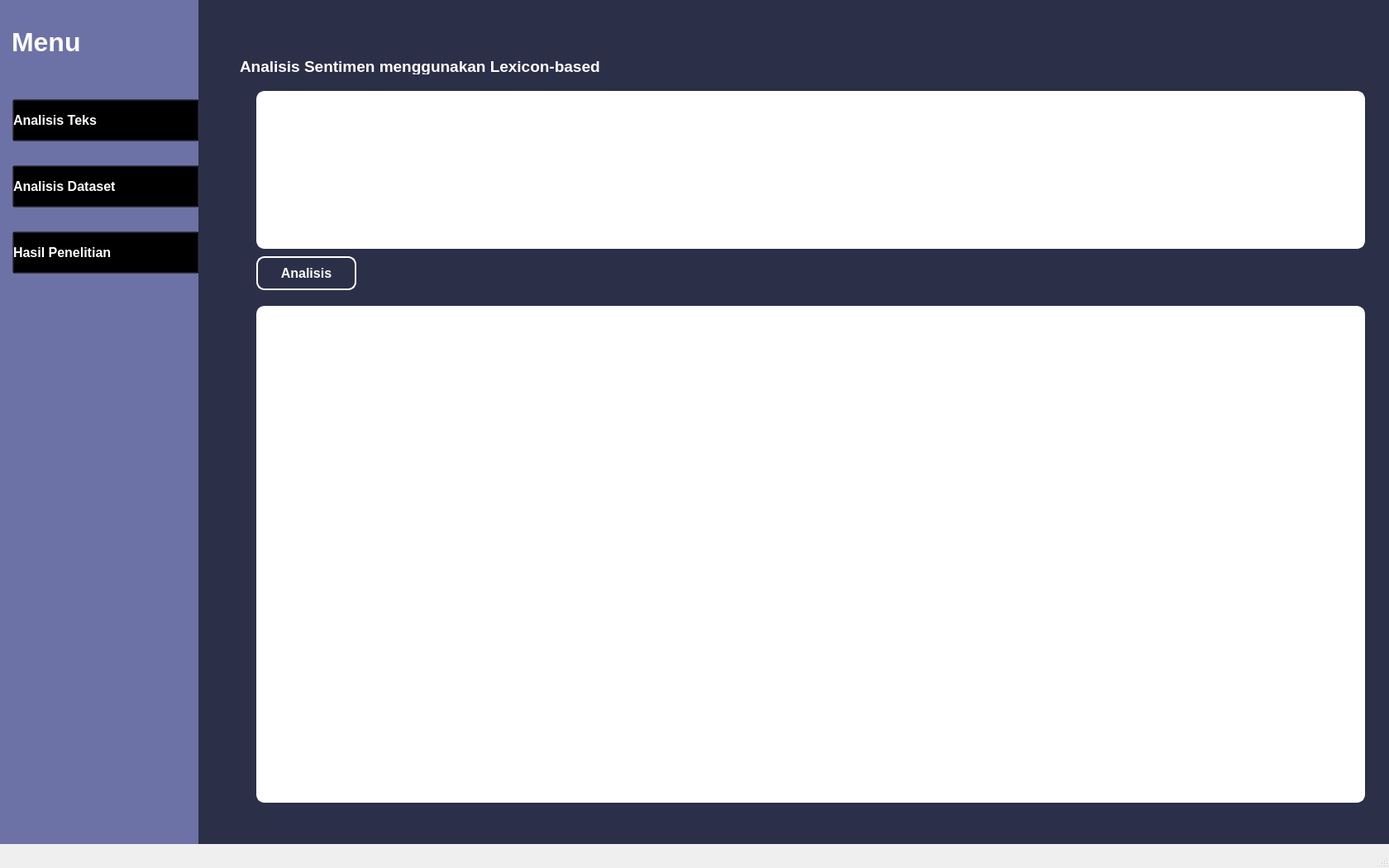
<?xml version="1.0" encoding="UTF-8"?>
<ui version="4.0">
 <class>MainWindow</class>
 <widget class="QMainWindow" name="MainWindow">
  <property name="geometry">
   <rect>
    <x>0</x>
    <y>0</y>
    <width>1680</width>
    <height>1050</height>
   </rect>
  </property>
  <property name="windowTitle">
   <string>MainWindow</string>
  </property>
  <widget class="QWidget" name="centralwidget">
   <widget class="QWidget" name="widget" native="true">
    <property name="geometry">
     <rect>
      <x>0</x>
      <y>0</y>
      <width>241</width>
      <height>1021</height>
     </rect>
    </property>
    <property name="styleSheet">
     <string notr="true">background-color: #6c72a5;</string>
    </property>
    <widget class="QLabel" name="label">
     <property name="geometry">
      <rect>
       <x>0</x>
       <y>30</y>
       <width>241</width>
       <height>41</height>
      </rect>
     </property>
     <property name="font">
      <font>
       <pointsize>24</pointsize>
       <weight>75</weight>
       <bold>true</bold>
      </font>
     </property>
     <property name="styleSheet">
      <string notr="true">color: #ffffff;
margin-left: 5px</string>
     </property>
     <property name="text">
      <string>Menu</string>
     </property>
    </widget>
    <widget class="QPushButton" name="pageTeks">
     <property name="geometry">
      <rect>
       <x>0</x>
       <y>120</y>
       <width>241</width>
       <height>51</height>
      </rect>
     </property>
     <property name="font">
      <font>
       <pointsize>12</pointsize>
       <weight>75</weight>
       <bold>true</bold>
      </font>
     </property>
     <property name="styleSheet">
      <string notr="true">QPushButton {
    background-color: transparent;
    color: #ffffff; /* Atur warna teks */
	text-align: left;
	margin-left: 15px;
}

QPushButton:hover {
    background-color: rgba(255, 255, 255, 0.2); /* Ubah opacity saat tombol dihover */
}

QPushButton:pressed {
    background-color: rgba(255, 255, 255, 0.5); /* Ubah opacity saat tombol ditekan */
}</string>
     </property>
     <property name="text">
      <string>Analisis Teks</string>
     </property>
    </widget>
    <widget class="QPushButton" name="pageData">
     <property name="geometry">
      <rect>
       <x>0</x>
       <y>200</y>
       <width>241</width>
       <height>51</height>
      </rect>
     </property>
     <property name="font">
      <font>
       <pointsize>12</pointsize>
       <weight>75</weight>
       <bold>true</bold>
      </font>
     </property>
     <property name="styleSheet">
      <string notr="true">QPushButton {
    background-color: transparent;
    color: #ffffff; /* Atur warna teks */
	text-align: left;
	margin-left: 15px;
}

QPushButton:hover {
    background-color: rgba(255, 255, 255, 0.2); /* Ubah opacity saat tombol dihover */
}

QPushButton:pressed {
    background-color: rgba(255, 255, 255, 0.5); /* Ubah opacity saat tombol ditekan */
}
</string>
     </property>
     <property name="text">
      <string>Analisis Dataset</string>
     </property>
    </widget>
    <widget class="QLabel" name="icon_menu">
     <property name="geometry">
      <rect>
       <x>180</x>
       <y>30</y>
       <width>61</width>
       <height>51</height>
      </rect>
     </property>
     <property name="text">
      <string/>
     </property>
     <property name="pixmap">
      <pixmap>icon/menu.png</pixmap>
     </property>
     <property name="scaledContents">
      <bool>true</bool>
     </property>
    </widget>
    <widget class="QLabel" name="icon_teks">
     <property name="geometry">
      <rect>
       <x>180</x>
       <y>120</y>
       <width>51</width>
       <height>41</height>
      </rect>
     </property>
     <property name="font">
      <font>
       <pointsize>28</pointsize>
      </font>
     </property>
     <property name="styleSheet">
      <string notr="true">color: #ffffff;
</string>
     </property>
     <property name="text">
      <string>&lt;&gt;</string>
     </property>
     <property name="scaledContents">
      <bool>true</bool>
     </property>
    </widget>
    <widget class="QLabel" name="icon_data">
     <property name="geometry">
      <rect>
       <x>180</x>
       <y>200</y>
       <width>51</width>
       <height>41</height>
      </rect>
     </property>
     <property name="text">
      <string/>
     </property>
     <property name="pixmap">
      <pixmap>icon/data.png</pixmap>
     </property>
     <property name="scaledContents">
      <bool>true</bool>
     </property>
    </widget>
    <widget class="QPushButton" name="pagePenelitian">
     <property name="geometry">
      <rect>
       <x>0</x>
       <y>280</y>
       <width>241</width>
       <height>51</height>
      </rect>
     </property>
     <property name="font">
      <font>
       <pointsize>12</pointsize>
       <weight>75</weight>
       <bold>true</bold>
      </font>
     </property>
     <property name="styleSheet">
      <string notr="true">QPushButton {
    background-color: transparent;
    color: #ffffff; /* Atur warna teks */
	text-align: left;
	margin-left: 15px;
}

QPushButton:hover {
    background-color: rgba(255, 255, 255, 0.2); /* Ubah opacity saat tombol dihover */
}

QPushButton:pressed {
    background-color: rgba(255, 255, 255, 0.5); /* Ubah opacity saat tombol ditekan */
}
</string>
     </property>
     <property name="text">
      <string>Hasil Penelitian</string>
     </property>
     <property name="checkable">
      <bool>false</bool>
     </property>
     <property name="autoRepeat">
      <bool>false</bool>
     </property>
     <property name="autoExclusive">
      <bool>false</bool>
     </property>
    </widget>
    <widget class="QLabel" name="label_2">
     <property name="geometry">
      <rect>
       <x>180</x>
       <y>290</y>
       <width>51</width>
       <height>41</height>
      </rect>
     </property>
     <property name="text">
      <string/>
     </property>
     <property name="pixmap">
      <pixmap>icon/research.png</pixmap>
     </property>
     <property name="scaledContents">
      <bool>true</bool>
     </property>
    </widget>
    <zorder>label</zorder>
    <zorder>icon_menu</zorder>
    <zorder>icon_teks</zorder>
    <zorder>icon_data</zorder>
    <zorder>label_2</zorder>
    <zorder>pageTeks</zorder>
    <zorder>pageData</zorder>
    <zorder>pagePenelitian</zorder>
   </widget>
   <widget class="QWidget" name="widget_2" native="true">
    <property name="geometry">
     <rect>
      <x>240</x>
      <y>0</y>
      <width>1441</width>
      <height>1021</height>
     </rect>
    </property>
    <property name="styleSheet">
     <string notr="true">background-color: #2C2F48;
</string>
    </property>
    <widget class="QStackedWidget" name="Stacked1">
     <property name="geometry">
      <rect>
       <x>30</x>
       <y>60</y>
       <width>1401</width>
       <height>921</height>
      </rect>
     </property>
     <widget class="QWidget" name="page">
      <widget class="QLabel" name="title">
       <property name="geometry">
        <rect>
         <x>20</x>
         <y>10</y>
         <width>471</width>
         <height>20</height>
        </rect>
       </property>
       <property name="font">
        <font>
         <pointsize>14</pointsize>
         <weight>75</weight>
         <bold>true</bold>
        </font>
       </property>
       <property name="styleSheet">
        <string notr="true">color: #ffffff;
</string>
       </property>
       <property name="text">
        <string>Analisis Sentimen menggunakan Lexicon-based</string>
       </property>
      </widget>
      <widget class="QLabel" name="hasil_analisis">
       <property name="geometry">
        <rect>
         <x>40</x>
         <y>310</y>
         <width>1341</width>
         <height>261</height>
        </rect>
       </property>
       <property name="font">
        <font>
         <pointsize>12</pointsize>
        </font>
       </property>
       <property name="styleSheet">
        <string notr="true"> background-color: #ffffff; /* Atur latar belakang menjadi putih */
 border: 1px solid #ffffff; /* Atur border dengan tebal 2px dan warna putih */
 border-radius: 10px; /* Atur radius border sesuai kebutuhan */
 color: #000000; /* Atur warna teks */</string>
       </property>
       <property name="text">
        <string/>
       </property>
       <property name="scaledContents">
        <bool>false</bool>
       </property>
       <property name="alignment">
        <set>Qt::AlignLeading|Qt::AlignLeft|Qt::AlignTop</set>
       </property>
       <property name="wordWrap">
        <bool>true</bool>
       </property>
      </widget>
      <widget class="QPushButton" name="btn_hasil">
       <property name="geometry">
        <rect>
         <x>40</x>
         <y>250</y>
         <width>121</width>
         <height>41</height>
        </rect>
       </property>
       <property name="font">
        <font>
         <pointsize>12</pointsize>
         <weight>75</weight>
         <bold>true</bold>
        </font>
       </property>
       <property name="styleSheet">
        <string notr="true">QPushButton {
    background-color: transparent;
    border: 2px solid #ffffff; /* Atur tebal border sesuai kebutuhan */
    border-radius: 10px; /* Atur radius border sesuai kebutuhan */
    color: #ffffff; /* Atur warna teks */
}

QPushButton:hover {
    background-color: rgba(255, 255, 255, 0.2); /* Ubah opacity saat tombol dihover */
}

QPushButton:pressed {
    background-color: rgba(255, 255, 255, 0.5); /* Ubah opacity saat tombol ditekan */
}</string>
       </property>
       <property name="text">
        <string>Analisis</string>
       </property>
      </widget>
      <widget class="QTextEdit" name="inputText">
       <property name="geometry">
        <rect>
         <x>40</x>
         <y>50</y>
         <width>1341</width>
         <height>191</height>
        </rect>
       </property>
       <property name="font">
        <font>
         <pointsize>12</pointsize>
        </font>
       </property>
       <property name="styleSheet">
        <string notr="true">QTextEdit {
    background-color: #ffffff; /* Atur latar belakang menjadi putih */
    border: 2px solid #ffffff; /* Atur border dengan tebal 2px dan warna hitam */
    border-radius: 10px; /* Atur radius border sesuai kebutuhan */
    color: #000000; /* Atur warna teks */
}
</string>
       </property>
      </widget>
      <widget class="QTextEdit" name="scrollkamus">
       <property name="geometry">
        <rect>
         <x>40</x>
         <y>510</y>
         <width>1341</width>
         <height>401</height>
        </rect>
       </property>
       <property name="font">
        <font>
         <pointsize>12</pointsize>
        </font>
       </property>
       <property name="styleSheet">
        <string notr="true">QTextEdit {
    background-color: #ffffff; /* Atur latar belakang menjadi putih */
    border: 2px solid #ffffff; /* Atur border dengan tebal 2px dan warna hitam */
    border-radius: 10px; /* Atur radius border sesuai kebutuhan */
    color: #000000; /* Atur warna teks */
}
</string>
       </property>
      </widget>
     </widget>
     <widget class="QWidget" name="page_2">
      <widget class="QPushButton" name="btn_inp">
       <property name="geometry">
        <rect>
         <x>10</x>
         <y>850</y>
         <width>1381</width>
         <height>61</height>
        </rect>
       </property>
       <property name="font">
        <font>
         <pointsize>16</pointsize>
         <weight>75</weight>
         <bold>true</bold>
        </font>
       </property>
       <property name="styleSheet">
        <string notr="true">QPushButton {
    background-color: transparent;
    border: 2px solid #ffffff; /* Atur tebal border sesuai kebutuhan */
    border-radius: 10px; /* Atur radius border sesuai kebutuhan */
    color: #ffffff; /* Atur warna teks */
}

QPushButton:hover {
    background-color: rgba(255, 255, 255, 0.2); /* Ubah opacity saat tombol dihover */
}

QPushButton:pressed {
    background-color: rgba(255, 255, 255, 0.5); /* Ubah opacity saat tombol ditekan */
}
</string>
       </property>
       <property name="text">
        <string>Input Data</string>
       </property>
      </widget>
      <widget class="QLabel" name="label_3">
       <property name="geometry">
        <rect>
         <x>10</x>
         <y>25</y>
         <width>141</width>
         <height>21</height>
        </rect>
       </property>
       <property name="font">
        <font>
         <pointsize>18</pointsize>
        </font>
       </property>
       <property name="styleSheet">
        <string notr="true">color: #ffffff;</string>
       </property>
       <property name="text">
        <string>Hasil analisa</string>
       </property>
      </widget>
      <widget class="QLabel" name="hasil_analisaData">
       <property name="geometry">
        <rect>
         <x>10</x>
         <y>60</y>
         <width>1371</width>
         <height>281</height>
        </rect>
       </property>
       <property name="font">
        <font>
         <pointsize>12</pointsize>
        </font>
       </property>
       <property name="styleSheet">
        <string notr="true">    background-color: #ffffff; /* Atur latar belakang menjadi putih */
    border: 2px solid #ffffff; /* Atur border dengan tebal 2px dan warna hitam */
    border-radius: 10px; /* Atur radius border sesuai kebutuhan */
    color: #000000; /* Atur warna teks */</string>
       </property>
       <property name="text">
        <string/>
       </property>
       <property name="alignment">
        <set>Qt::AlignLeading|Qt::AlignLeft|Qt::AlignTop</set>
       </property>
      </widget>
      <widget class="QWidget" name="wordcloud_widget" native="true">
       <property name="geometry">
        <rect>
         <x>750</x>
         <y>380</y>
         <width>461</width>
         <height>371</height>
        </rect>
       </property>
       <property name="styleSheet">
        <string notr="true">    background-color: #ffffff; /* Atur latar belakang menjadi putih */
    border: 2px solid #ffffff; /* Atur border dengan tebal 2px dan warna hitam */
    border-radius: 10px; /* Atur radius border sesuai kebutuhan */
    color: #000000; /* Atur warna teks */</string>
       </property>
      </widget>
      <widget class="QLabel" name="plot_widget">
       <property name="geometry">
        <rect>
         <x>170</x>
         <y>380</y>
         <width>461</width>
         <height>371</height>
        </rect>
       </property>
       <property name="styleSheet">
        <string notr="true">    background-color: #ffffff; /* Atur latar belakang menjadi putih */
    border: 2px solid #ffffff; /* Atur border dengan tebal 2px dan warna hitam */
    border-radius: 10px; /* Atur radius border sesuai kebutuhan */
    color: #000000; /* Atur warna teks */</string>
       </property>
       <property name="text">
        <string/>
       </property>
      </widget>
     </widget>
     <widget class="QWidget" name="page_3">
      <widget class="QPushButton" name="btn_akurasi">
       <property name="geometry">
        <rect>
         <x>0</x>
         <y>0</y>
         <width>1381</width>
         <height>71</height>
        </rect>
       </property>
       <property name="font">
        <font>
         <pointsize>14</pointsize>
         <weight>75</weight>
         <bold>true</bold>
        </font>
       </property>
       <property name="styleSheet">
        <string notr="true">QPushButton {
    background-color: transparent;
    border: 2px solid #ffffff; /* Atur tebal border sesuai kebutuhan */
    border-radius: 10px; /* Atur radius border sesuai kebutuhan */
    color: #ffffff; /* Atur warna teks */
}

QPushButton:hover {
    background-color: rgba(255, 255, 255, 0.2); /* Ubah opacity saat tombol dihover */
}

QPushButton:pressed {
    background-color: rgba(255, 255, 255, 0.5); /* Ubah opacity saat tombol ditekan */
}
</string>
       </property>
       <property name="text">
        <string>Masukkan dataset penelitian</string>
       </property>
      </widget>
      <widget class="QTextEdit" name="hasilAkurasi">
       <property name="geometry">
        <rect>
         <x>0</x>
         <y>320</y>
         <width>1381</width>
         <height>231</height>
        </rect>
       </property>
       <property name="font">
        <font>
         <pointsize>12</pointsize>
        </font>
       </property>
       <property name="styleSheet">
        <string notr="true">QTextEdit {
    background-color: #ffffff; /* Atur latar belakang menjadi putih */
    border: 2px solid #ffffff; /* Atur border dengan tebal 2px dan warna hitam */
    border-radius: 10px; /* Atur radius border sesuai kebutuhan */
    color: #000000; /* Atur warna teks */
}
</string>
       </property>
      </widget>
      <widget class="QLabel" name="hasil_persen">
       <property name="geometry">
        <rect>
         <x>0</x>
         <y>90</y>
         <width>1381</width>
         <height>201</height>
        </rect>
       </property>
       <property name="font">
        <font>
         <pointsize>12</pointsize>
        </font>
       </property>
       <property name="styleSheet">
        <string notr="true">background-color: #ffffff;
border: 2px solid #ffffff; /* Atur border dengan tebal 2px dan warna hitam */
    border-radius: 10px; /* Atur radius border sesuai kebutuhan */</string>
       </property>
       <property name="text">
        <string/>
       </property>
      </widget>
     </widget>
    </widget>
   </widget>
  </widget>
  <widget class="QMenuBar" name="menubar">
   <property name="geometry">
    <rect>
     <x>0</x>
     <y>0</y>
     <width>1680</width>
     <height>21</height>
    </rect>
   </property>
  </widget>
  <widget class="QStatusBar" name="statusbar"/>
 </widget>
 <resources>
  <include location="icon/resource.qrc"/>
 </resources>
 <connections/>
</ui>
